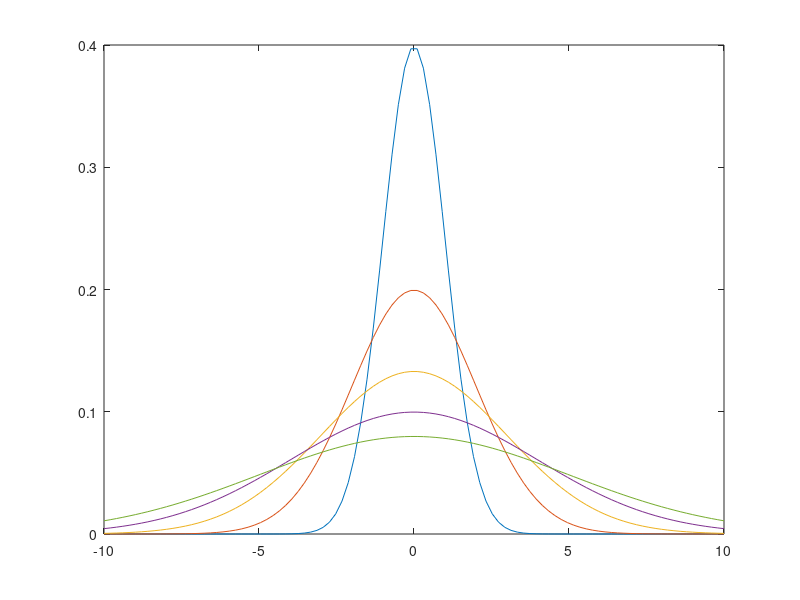

MATLAB code to generate this figure:
%Plotting the normal distribution

x = linspace(-10, 10);
mean = 0;

for stdDev = 1:5
    y = (1/(stdDev * sqrt(2 * pi))) * exp(-((x - mean).^2)/(2 * stdDev^2));
    plot(x,y);
    hold on;
end